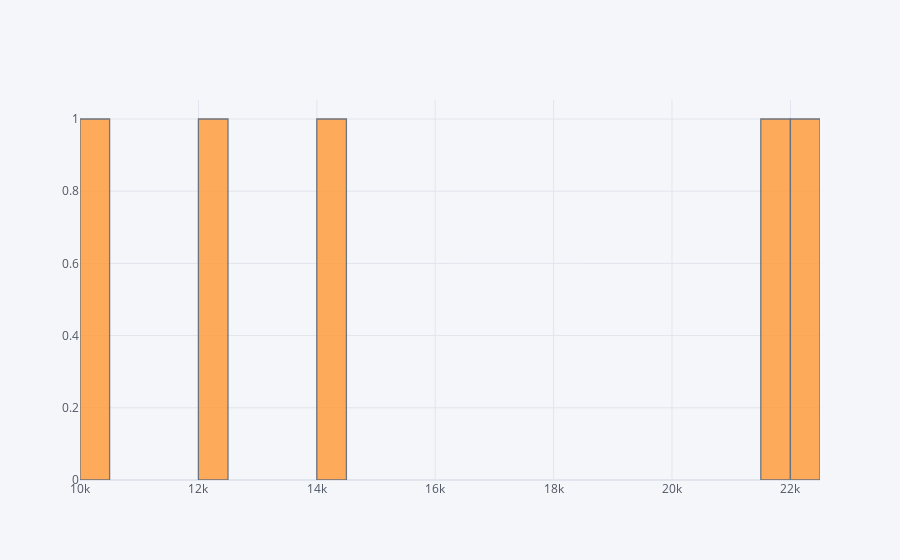

Here is the notebook cell this chart was saved with:
### Code cell
#nhóm dữ liệu trong DF "df1" theo giá trị của cột "carbody"
print(df1.groupby('carbody')['price'].mean().sort_values())
print()
df1.groupby('carbody')['price'].mean().iplot(kind ='histogram',subplots = True,bins = 50)

### Figure 1 — Plotly figure (JSON) as saved in the notebook; plotly's stock layout.template omitted (floating-point values rounded to 4 significant figures)
{"data": [{"histfunc": "count", "histnorm": "", "marker": {"color": "rgba(255, 153, 51, 1.0)", "line": {"color": "#4D5663", "width": 1.3}}, "name": "price", "nbinsx": 50, "opacity": 0.8, "orientation": "v", "x": [21890.0, 22210.0, 10380.0, 14340.0, 12370.0], "xaxis": "x", "yaxis": "y", "type": "histogram"}], "layout": {"barmode": "overlay", "legend": {"bgcolor": "#F5F6F9", "font": {"color": "#4D5663"}}, "paper_bgcolor": "#F5F6F9", "plot_bgcolor": "#F5F6F9", "title": {"font": {"color": "#4D5663"}}, "xaxis": {"anchor": "y", "domain": [0, 1], "gridcolor": "#E1E5ED", "showgrid": true, "tickfont": {"color": "#4D5663"}, "title": {"font": {"color": "#4D5663"}, "text": ""}, "zerolinecolor": "#E1E5ED"}, "yaxis": {"anchor": "x", "domain": [0, 1], "gridcolor": "#E1E5ED", "showgrid": true, "tickfont": {"color": "#4D5663"}, "title": {"font": {"color": "#4D5663"}, "text": ""}, "zerolinecolor": "#E1E5ED"}}}
